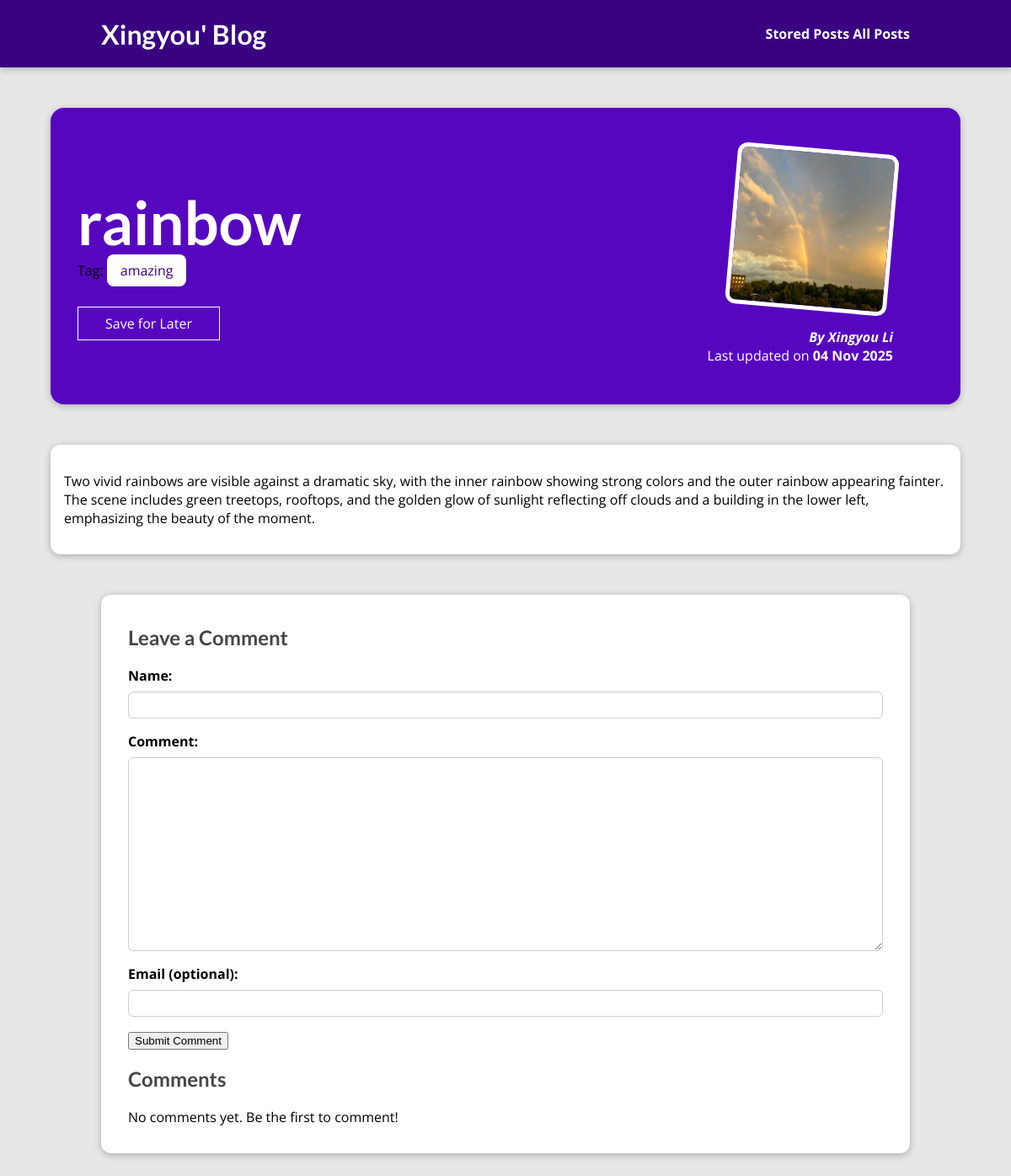
Screenshot of /posts/rainbow/ with the database file from the repository.
### blog/models.py (models this page shows, shortened)
class Post(models.Model):
    title = models.CharField(max_length=200)
    excerpt = models.CharField(max_length=500)
    image = models.ImageField(upload_to='posts/', null=True)
    date = models.DateField(auto_now=True)
    slug = models.SlugField(unique=True, db_index=True)
    content = models.TextField(validators=[MinLengthValidator(10)])
    author = models.ForeignKey(Author, on_delete=models.SET_NULL, null=True, related_name='posts' )
    tag = models.ManyToManyField(Tag)

class Tag(models.Model):
    caption = models.CharField(max_length=20, unique=True)

class Author(models.Model):
    first_name = models.CharField(max_length=50)
    last_name = models.CharField(max_length=50)
    email = models.EmailField()
    def __str__(self):
        return f"{self.first_name} {self.last_name}"

### blog/views.py (the view)
# urls.py: path('posts/<slug:slug>/', views.PostDetailView.as_view(), name='post-detail-page'),
class PostDetailView(DetailView):
    template_name = "blog/post-detail.html"
    model = Post
    def is_stored_post(self, request, post_id):
        stored_posts = request.session.get("stored_posts")
        if stored_posts is not None:
            return post_id in stored_posts
        return False
    def get_context_data(self, **kwargs):
        context = super().get_context_data(**kwargs)
        context["post"] = self.object
        context["tags"] = self.object.tag.all()
        context["comment_form"] = CommentForm()
        context["saved_for_later"] = self.is_stored_post(self.request, self.object.id)
        return context
    def post(self, request, *args, **kwargs):
        self.object = self.get_object()
        form = CommentForm(request.POST)
        if form.is_valid():
            comment = form.save(commit=False)
            comment.post = self.object
            comment.save()
            return redirect("post-detail-page", slug=self.object.slug)
        context = self.get_context_data(object=self.object)
        context["comment_form"] = form
        context["saved_for_later"] = self.is_stored_post(self.request, self.object.id)
        return self.render_to_response(context)

### blog/form.py
class CommentForm(forms.ModelForm):
    class Meta:
        model = Comment
        exclude = ('post', 'created_at',)
        labels = {
            'author_name': 'Name',
            'email': 'Email (optional)',
            'text': 'Comment',
        }

### blog/templates/blog/post-detail.html (shortened to what this page needs)
{% extends "base.html" %}
{% load static %}
{% block css_files %}
<link rel="stylesheet" href="{% static "blog/post-detail.css" %}" />
{% endblock %}
{% block content %}
<section id="summary">
  <h2>{{ post.title }}</h2>
  <div>Tag:
    {% for tag in tags%}
      <span class = "tag">{{ tag.caption }}</span>
    {% endfor %}
  </div>
  <div id="read-later">
    <form action="{% url 'read-later-page' %}" method="post">
    <button>
        {% if saved_for_later %}
          Remove from Read Later
        {% else %}
          Save for Later
        {% endif %}
    </button>
    </form>
  </div>
  <article>
    <img src="{{post.image.url}}" alt="{{ post.title }}" />
    <address>By <a href = "mailto:{{post.author.email}}">{{ post.author }}</a></address>
    <div>Last updated on <time>{{ post.date|date:"d M Y" }}</time></div>
  </article>
</section>
<main>
  {{ post.content|linebreaks }}
</main>
<section id="comments">
  <h2>Leave a Comment</h2>
  <form action="{% url "post-detail-page" post.slug %}" method="post">
    {% for form_field in comment_form%}
      <div class="form-control">
        {{ form_field.label_tag }}
        {{ form_field }}
      </div>
    {%endfor%}
    <button type="submit">Submit Comment</button>
  </form>
  <h2>Comments</h2>
  {% if post.comments.all %}
    <ul>
      {% for comment in post.comments.all %}
        <li>
          <p>By <a href = "mailto:{{comment.email}}">{{ comment.author_name }} </a> on <time>{{ comment.created_at|date:"d M Y H:i" }}</time></p>
          <p>{{ comment.text|linebreaks }}</p>
        </li>
      {% endfor %}
    </ul>
  {% else %}
    <p>No comments yet. Be the first to comment!</p>
  {% endif %}
</section>
{% endblock %}

### static/app.css (style rules this page uses)
* { box-sizing: border-box; }
html { font-family: 'Open Sans', 'Lato', sans-serif; }
body { margin: 0; }
h1, h2, h3 { font-family: 'Lato', sans-serif; font-weight: bold; }

### blog/static/blog/post-detail.css (style rules this page uses)
body { background-color: #e7e7e7; }
#summary { margin: 8rem auto 3rem auto; padding: 2rem; width: 90%; max-width: 90rem; border-radius: 16px; background-color: #5706c0; position: relative; box-shadow: 0 2px 8px rgba(0, 0, 0, 0.25); height: 22rem; }
#summary h2 { color: white; font-size: 4.5rem; margin-bottom: 0.25rem; }
#summary article { position: absolute; top: 2rem; right: 3rem; padding: 1rem 2rem; border-radius: 12px; text-align: right; color: white; }
#summary article img { width: 12rem; height: 12rem; border-radius: 12px; transform: rotateZ(5deg); border: 5px solid white; margin-bottom: 1rem; }
#summary address { font-weight: bold; }
#summary a { color: white; text-decoration: none; }
#summary time { font-weight: bold; }
#read-later { margin: 2rem 0; }
#read-later button { background-color: transparent; border: 1px solid white; padding: 0.5rem 2rem; font: inherit; color: white; cursor: pointer; }
main { width: 90%; max-width: 90rem; margin: 3rem auto; background-color: white; padding: 1rem; border-radius: 12px; box-shadow: 0 2px 8px rgba(0, 0, 0, 0.25); }
.tag { background-color: white; color: #390281; padding: 0.5rem 1rem; border-radius: 8px; }
.form-control { margin-bottom: 1rem; }
.form-control label { font-weight: bold; margin-bottom: 0.5rem; display: block; }
.form-control input, .form-control textarea { display: block; width: 100%; font: inherit; padding: 0.25rem; border-radius: 6px; border: 1px solid #ccc; }
#comments { margin: 3rem auto; width: 90%; max-width: 60rem; border-radius: 12px; background-color: white; box-shadow: 0 2px 8px rgba(0, 0, 0, 0.25); padding: 1rem 2rem; }
#comments h2 { color: #464646; }

### rows the page displays
Post: title "rainbow", image (picture), author "Xingyou Li", date "04 Nov 2025", content "Two vivid rainbows are visible against a dramatic sky, with the inner rainbow showing strong colors and the outer rainbow appearing fainter. The scene includes green treetops, rooftops, and the golden glow of sunlight reflecting off clouds and a building in the lower left, emphasizing the beauty of the moment."
Tag: caption "amazing"
